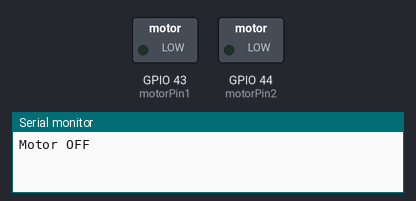
This sketch was run on a simulated ESP32. Parts: switched loads named in the sketch (green lamp = pin HIGH), the last lines printed to the serial monitor.

Above: at 0.05 s.
At 4.0 s:
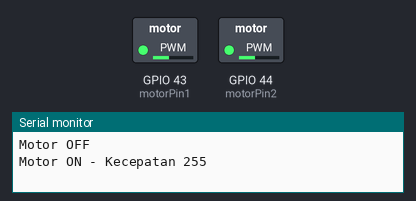
At 6.0 s:
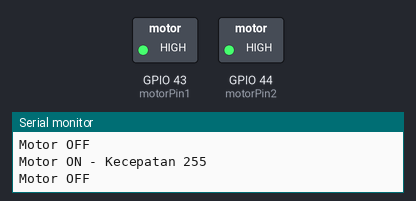
Timing chart, 0 to 7.8 s (numbered marks = the images above):
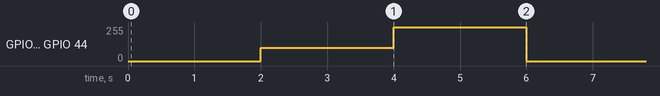

The sketch:

Test_Motor_Pump.ino
```cpp
// Definisi Pin Motor Peristaltik
const int motorPin1 = 43;
const int motorPin2 = 44;


// Konfigurasi PWM (Sesuai standar ESP32 3.x)
const int frekuensi = 5000;  // 5 kHz
const int resolusi = 8;      // 8-bit (0-255)

void setup() {
  Serial.begin(115200);

  // Perbaikan: Di versi 3.x, ledcSetup & ledcAttachPin DIGANTI menjadi ledcAttach
  ledcAttach(motorPin1, frekuensi, resolusi);
  ledcAttach(motorPin2, frekuensi, resolusi);
}

void loop() {
  // Contoh: Menjalankan motor dengan kecepatan 200 (sekitar 80%)
  ledcWrite(motorPin1, 0);
  ledcWrite(motorPin2, 0);


  Serial.println("Motor OFF");
  delay(2000);  // Berhenti 2 deti

  ledcWrite(motorPin1, 100);
  ledcWrite(motorPin2, 100);


  Serial.println("Motor ON - Kecepatan 255");
  delay(2000);  // Jalan 5 detik

  // Mematikan motor
  ledcWrite(motorPin1, 255);
  ledcWrite(motorPin2, 255);


  Serial.println("Motor OFF");
  delay(2000);  // Berhenti 2 detik
}
```

Measured:
- by itself, GPIO 43 (motorPin1), GPIO 44 (motorPin2): repeats every 6.0 s: 255/255 2.0 s, 0/255 2.0 s, 100/255 2.0 s
